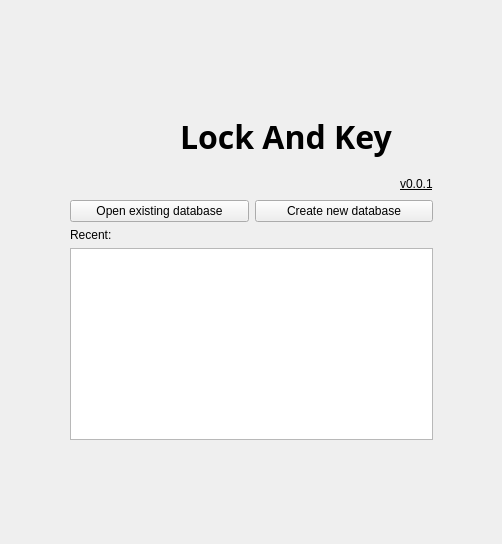
<?xml version="1.0" encoding="UTF-8"?>
<ui version="4.0">
 <class>Form</class>
 <widget class="QWidget" name="Form">
  <property name="geometry">
   <rect>
    <x>0</x>
    <y>0</y>
    <width>502</width>
    <height>544</height>
   </rect>
  </property>
  <property name="windowTitle">
   <string>Form</string>
  </property>
  <layout class="QGridLayout" name="gridLayout">
   <item row="0" column="1">
    <spacer name="verticalSpacer">
     <property name="orientation">
      <enum>Qt::Vertical</enum>
     </property>
     <property name="sizeHint" stdset="0">
      <size>
       <width>20</width>
       <height>81</height>
      </size>
     </property>
    </spacer>
   </item>
   <item row="1" column="0">
    <spacer name="horizontalSpacer_4">
     <property name="orientation">
      <enum>Qt::Horizontal</enum>
     </property>
     <property name="sizeHint" stdset="0">
      <size>
       <width>36</width>
       <height>20</height>
      </size>
     </property>
    </spacer>
   </item>
   <item row="1" column="1">
    <layout class="QVBoxLayout" name="verticalLayout">
     <property name="sizeConstraint">
      <enum>QLayout::SetDefaultConstraint</enum>
     </property>
     <item>
      <layout class="QHBoxLayout" name="horizontalLayout">
       <item>
        <spacer name="horizontalSpacer_2">
         <property name="orientation">
          <enum>Qt::Horizontal</enum>
         </property>
         <property name="sizeHint" stdset="0">
          <size>
           <width>40</width>
           <height>20</height>
          </size>
         </property>
        </spacer>
       </item>
       <item>
        <widget class="QLabel" name="titleIcon">
         <property name="sizePolicy">
          <sizepolicy hsizetype="Fixed" vsizetype="Fixed">
           <horstretch>0</horstretch>
           <verstretch>0</verstretch>
          </sizepolicy>
         </property>
         <property name="minimumSize">
          <size>
           <width>64</width>
           <height>64</height>
          </size>
         </property>
         <property name="maximumSize">
          <size>
           <width>64</width>
           <height>64</height>
          </size>
         </property>
         <property name="text">
          <string/>
         </property>
         <property name="pixmap">
          <pixmap>../icons/app.svg</pixmap>
         </property>
         <property name="scaledContents">
          <bool>true</bool>
         </property>
        </widget>
       </item>
       <item>
        <widget class="QLabel" name="label">
         <property name="font">
          <font>
           <family>JetBrains Mono</family>
           <pointsize>24</pointsize>
           <bold>true</bold>
          </font>
         </property>
         <property name="text">
          <string>Lock And Key</string>
         </property>
         <property name="textFormat">
          <enum>Qt::AutoText</enum>
         </property>
        </widget>
       </item>
       <item>
        <spacer name="horizontalSpacer_3">
         <property name="orientation">
          <enum>Qt::Horizontal</enum>
         </property>
         <property name="sizeHint" stdset="0">
          <size>
           <width>40</width>
           <height>20</height>
          </size>
         </property>
        </spacer>
       </item>
      </layout>
     </item>
     <item>
      <layout class="QHBoxLayout" name="horizontalLayout_2">
       <item>
        <spacer name="horizontalSpacer">
         <property name="orientation">
          <enum>Qt::Horizontal</enum>
         </property>
         <property name="sizeHint" stdset="0">
          <size>
           <width>40</width>
           <height>20</height>
          </size>
         </property>
        </spacer>
       </item>
       <item>
        <widget class="QLabel" name="versionLabel">
         <property name="font">
          <font>
           <underline>true</underline>
          </font>
         </property>
         <property name="text">
          <string>v0.0.1</string>
         </property>
        </widget>
       </item>
      </layout>
     </item>
     <item>
      <layout class="QHBoxLayout" name="horizontalLayout_3">
       <item>
        <widget class="QPushButton" name="pushButton">
         <property name="text">
          <string>Open existing database</string>
         </property>
        </widget>
       </item>
       <item>
        <widget class="QPushButton" name="pushButton_2">
         <property name="text">
          <string>Create new database</string>
         </property>
        </widget>
       </item>
      </layout>
     </item>
     <item>
      <widget class="QLabel" name="label_2">
       <property name="text">
        <string>Recent:</string>
       </property>
      </widget>
     </item>
     <item>
      <widget class="QListWidget" name="listWidget"/>
     </item>
    </layout>
   </item>
   <item row="1" column="2">
    <spacer name="horizontalSpacer_5">
     <property name="orientation">
      <enum>Qt::Horizontal</enum>
     </property>
     <property name="sizeHint" stdset="0">
      <size>
       <width>36</width>
       <height>20</height>
      </size>
     </property>
    </spacer>
   </item>
   <item row="2" column="1">
    <spacer name="verticalSpacer_2">
     <property name="orientation">
      <enum>Qt::Vertical</enum>
     </property>
     <property name="sizeHint" stdset="0">
      <size>
       <width>20</width>
       <height>81</height>
      </size>
     </property>
    </spacer>
   </item>
  </layout>
 </widget>
 <resources/>
 <connections/>
</ui>
